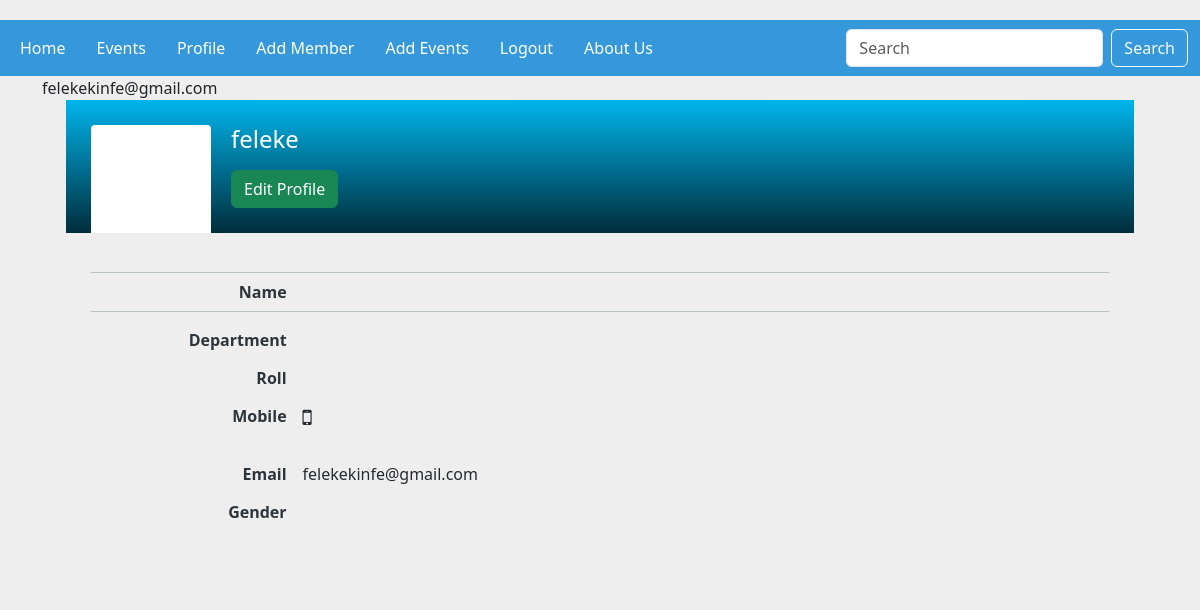
/member/Profile/1 (signed in), run on an earlier commit of the app's database.
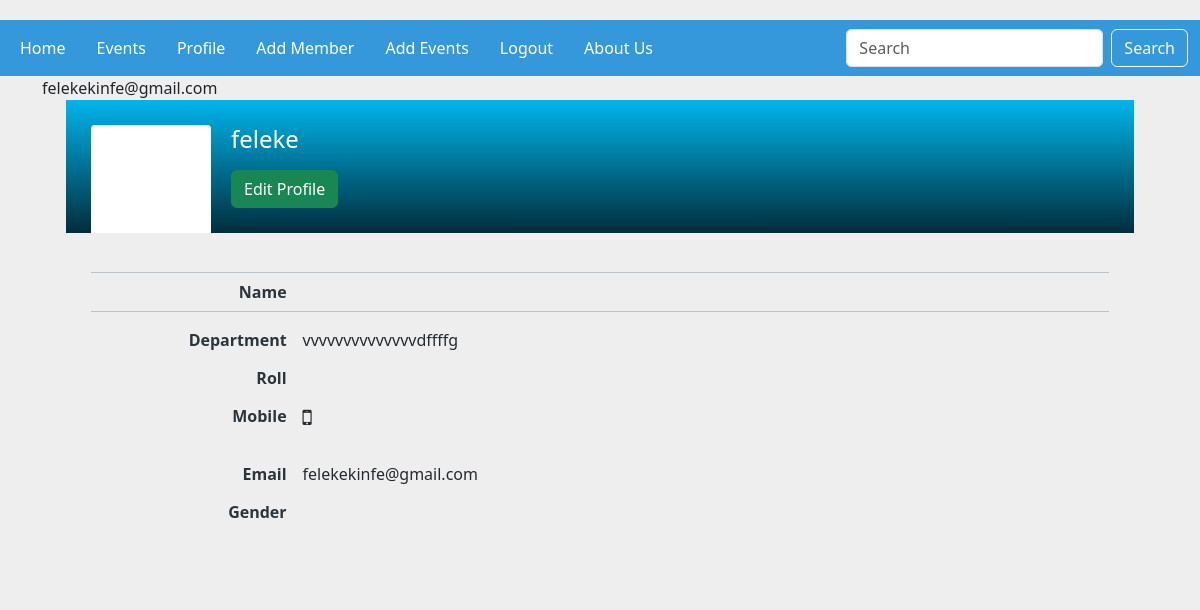
And on a later commit of the database.
### CSEC_App/models.py (models this page shows, shortened)
class Members(AbstractUser):
    email=models.EmailField(unique=True)
    department=models.CharField(max_length=100)
    Roll=models.CharField(max_length=200)
    profile_pic=models.ImageField(upload_to='profile_image')
    class Meta:
        verbose_name_plural='Members'

### members/views.py (the view)
# urls.py: path('Profile/<int:pk>',UserProfileView.as_view(),name='userprofile')
class UserProfileView(DetailView):
    model=Members
    template_name='member_profile.html'
    context_object_name='userprofile'

### members/templates/member_profile.html (shortened to what this page needs)
{% extends 'base.html' %}
{% block content %}
{{userprofile.email}}
{% if user.is_authenticated %}
<div class="container">
    <div class="row">
        <div class="col-md-12">
<link href="https://maxcdn.bootstrapcdn.com/font-awesome/4.3.0/css/font-awesome.min.css" rel="stylesheet">
<div class="container">
   <div class="row">
      <div class="col-md-12">
         <div id="content" class="content content-full-width">
            <div class="profile">
               <div class="profile-header">
                  <div class="profile-header-cover"></div>
                  <div class="profile-header-content">
                     <div class="profile-header-img">
                     </div>
                     <div class="profile-header-info">
                        <h4 class="m-t-10 m-b-5">{{userprofile.username}}</h4>
                        <a href="{% url 'editmember' user.id%}" class="btn btn-xs btn-success">Edit Profile</a>
                     </div>
                  </div>
               </div>
            </div>
            <div class="profile-content">
               <div class="tab-content p-0">
                  <div class="tab-pane fade in active show" id="profile-about">
                     <div class="table-responsive">
                        <table class="table table-profile">
                           <thead>
                              <tr>
                                 <th></th>
                              </tr>
                           </thead>
                           <tbody>
                              <tr class="highlight">
                                 <td class="field">Name</td>
                                 <td>{{userprofile.first_name}} {{userprofile.last_name}}</td>
                              </tr>
                              <tr class="divider">
                                 <td colspan="2"></td>
                              </tr>
                              <tr>
                                <td class="field">Department</td>
                                <td>{{userprofile.department}}</td>
                             </tr>
                              <tr>
                                <td class="field">Roll</td>
                                <td>{{userprofile.roll}}</td>
                             </tr>
                              <tr>
                                 <td class="field">Mobile</td>
                                 <td><i class="fa fa-mobile fa-lg m-r-5"></i>{{userprofile.mobile}}</td>
                              </tr>
                              <tr class="divider">
                                 <td colspan="2"></td>
                              </tr>
                              <tr class="divider">
                                 <td colspan="2"></td>
                              </tr>
                              <tr>
                                 <td class="field">Email</td>
                                 <td>{{userprofile.email}}</td>
                              </tr>
                              <tr>
                                <td class="field">Gender</td>
                                <td>{{userprofile.gender}}</td>
                             </tr>
                              <tr class="divider">
                                 <td colspan="2"></td>
                              </tr>
                           </tbody>
                        </table>
                     </div>
                  </div>
               </div>
            </div>
         </div>
      </div>
   </div>
</div>
    	</div>
	</div>
</div>
{% endif %}
{% endblock content %}

What changed in the data, as far as the page shows it:
changed Members "feleke": department (not shown) → "vvvvvvvvvvvvvvdffffg"
